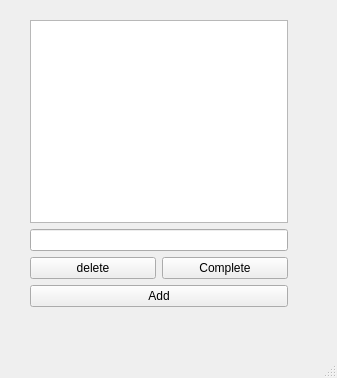
<?xml version="1.0" encoding="UTF-8"?>
<ui version="4.0">
 <class>MainWindow</class>
 <widget class="QMainWindow" name="MainWindow">
  <property name="geometry">
   <rect>
    <x>0</x>
    <y>0</y>
    <width>337</width>
    <height>378</height>
   </rect>
  </property>
  <property name="windowTitle">
   <string>MainWindow</string>
  </property>
  <widget class="QWidget" name="centralwidget">
   <widget class="QWidget" name="">
    <property name="geometry">
     <rect>
      <x>30</x>
      <y>20</y>
      <width>258</width>
      <height>287</height>
     </rect>
    </property>
    <layout class="QGridLayout" name="gridLayout">
     <item row="0" column="0" colspan="2">
      <widget class="QListView" name="todoListView"/>
     </item>
     <item row="2" column="1">
      <widget class="QPushButton" name="completePushButton">
       <property name="text">
        <string>Complete</string>
       </property>
      </widget>
     </item>
     <item row="2" column="0">
      <widget class="QPushButton" name="deletePushButton">
       <property name="text">
        <string>delete</string>
       </property>
      </widget>
     </item>
     <item row="3" column="0" colspan="2">
      <widget class="QPushButton" name="addPushButton">
       <property name="text">
        <string>Add</string>
       </property>
      </widget>
     </item>
     <item row="1" column="0" colspan="2">
      <widget class="QLineEdit" name="todoLineEdit"/>
     </item>
    </layout>
   </widget>
  </widget>
  <widget class="QMenuBar" name="menubar">
   <property name="geometry">
    <rect>
     <x>0</x>
     <y>0</y>
     <width>337</width>
     <height>22</height>
    </rect>
   </property>
  </widget>
  <widget class="QStatusBar" name="statusbar"/>
 </widget>
 <resources/>
 <connections/>
</ui>
